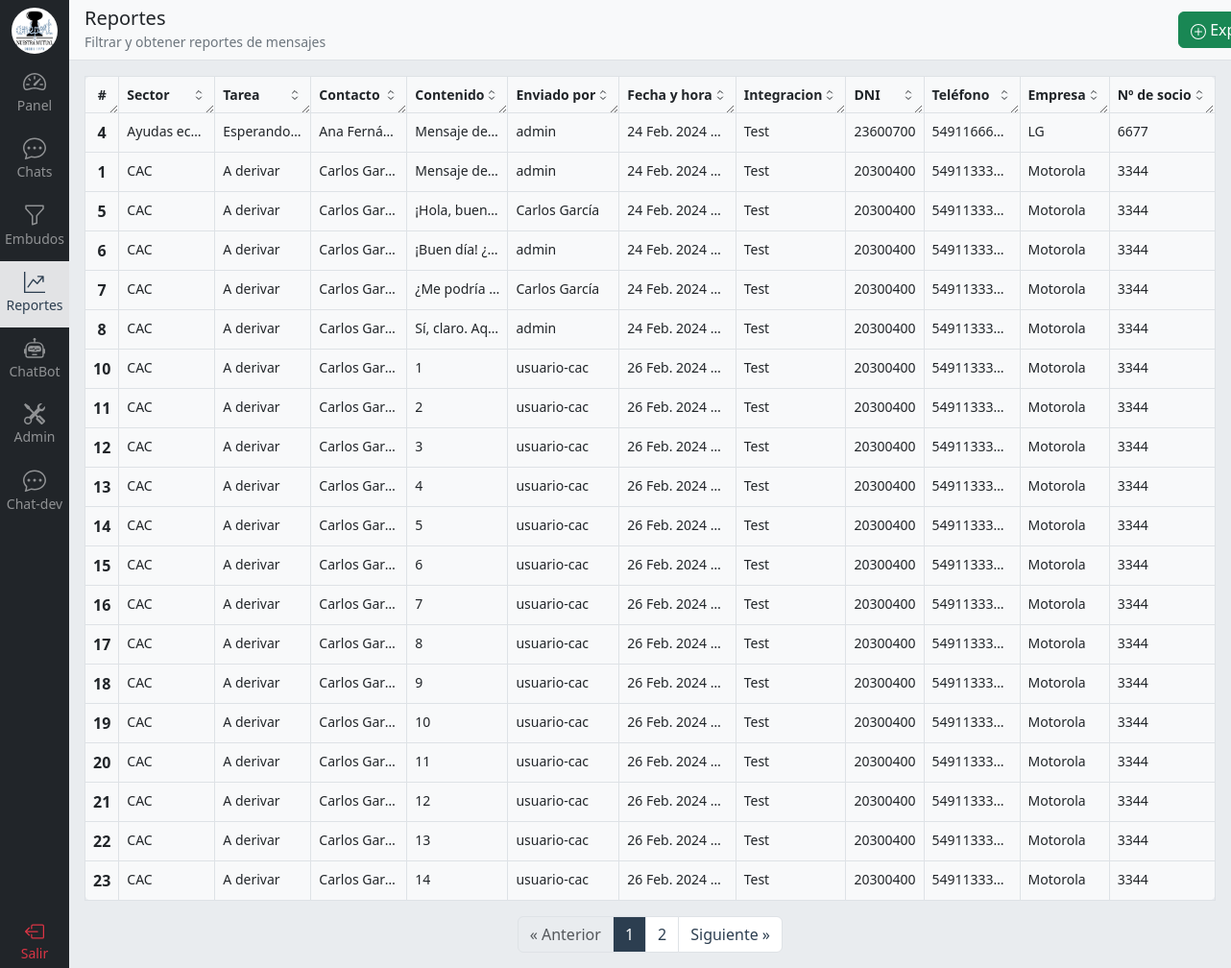
Page /reportes/?&ordenar=contacto on the earlier database version.
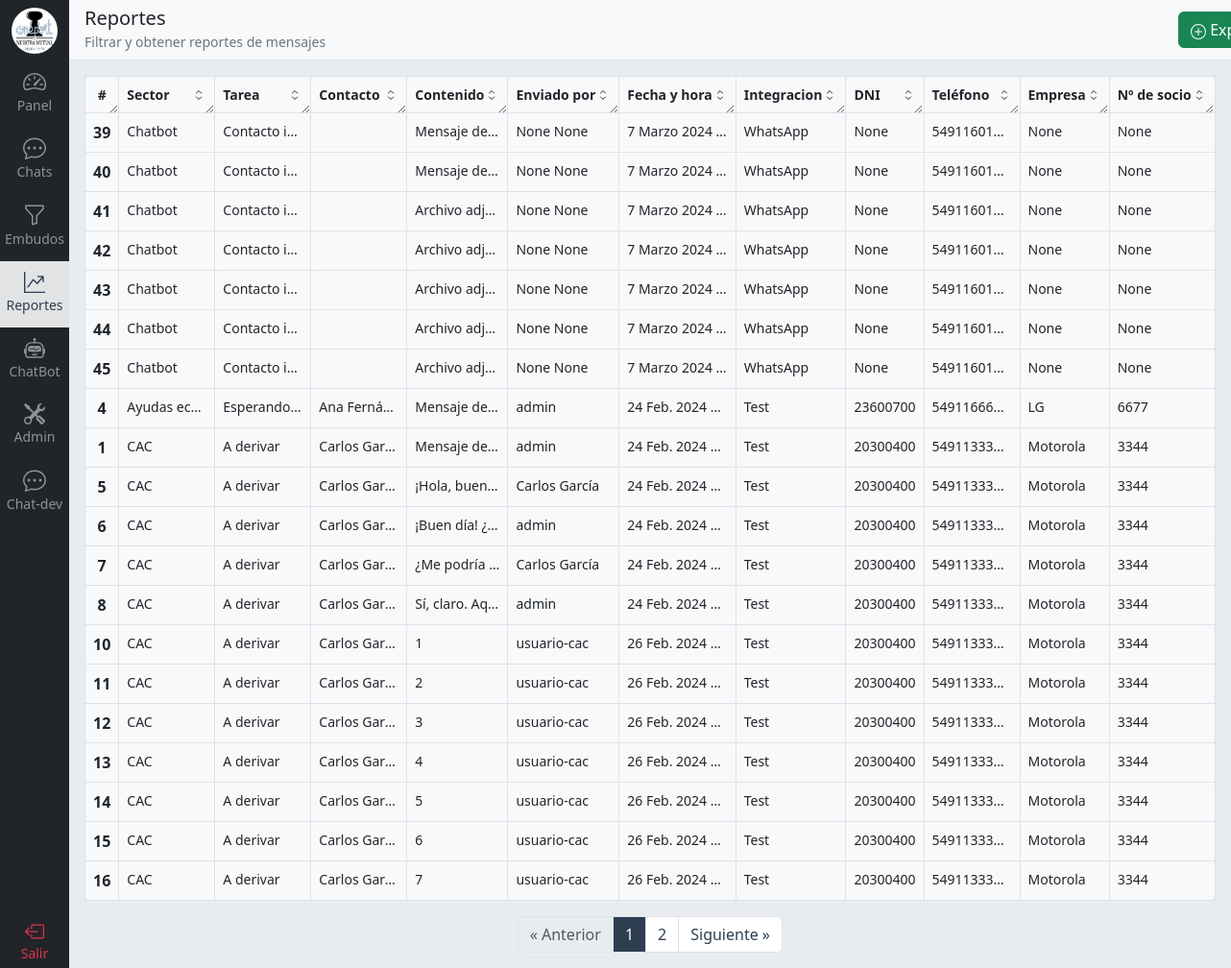
Same page on the later database version.
### chat/models.py (models this page shows, shortened)
class Mensaje(models.Model):
    contacto_integracion = models.ForeignKey(ContactoIntegracion, related_name='mensajes', on_delete=models.CASCADE)
    usuario = models.ForeignKey(Usuario, related_name='mensajes', on_delete=models.CASCADE, blank=True, null=True)
    contenido = models.TextField()
    id_integracion = models.CharField(max_length=36, null=True, blank=True)  # ID del mensaje de la integración para citarlo
    mensaje_citado = models.ForeignKey('self', related_name='mensajes_citados', on_delete=models.CASCADE, blank=True, null=True)
    recibido = models.DateTimeField(null=True)  # Verificar con la API
    leido = models.DateTimeField(null=True)  # Verificar con la API
    fecha_hora = models.DateTimeField(auto_now_add=True)
    class Meta:
        ordering = ('fecha_hora',)
        verbose_name_plural = 'Mensajes'

class ContactoIntegracion(models.Model):
    contacto = models.ForeignKey(Contacto, related_name='contacto_integraciones', on_delete=models.CASCADE)
    integracion = models.ForeignKey(Integracion, on_delete=models.CASCADE)
    class Meta:
        verbose_name_plural = 'Contactos integraciones'

class ContactoTarea(models.Model):
    contacto_integracion = models.ForeignKey(ContactoIntegracion, related_name='contacto_tareas', on_delete=models.CASCADE)
    sector_tarea = models.ForeignKey(SectorTarea, on_delete=models.CASCADE)
    usuario = models.ForeignKey(Usuario, on_delete=models.CASCADE, null=True)
    fecha_hora = models.DateTimeField(auto_now_add=True)
    class Meta:
        verbose_name_plural = 'Contactos tareas'

class SectorTarea(models.Model):
    sector = models.ForeignKey(Sector, on_delete=models.CASCADE)
    nombre = models.CharField(max_length=100)
    activo = models.BooleanField(default=True)  # Para que no se pierda las asignadas a un mensaje anterior si sacan una tarea
    orden = models.PositiveIntegerField(null=True, blank=True)
    class Meta:
        verbose_name_plural = 'Sectores tareas'

class Sector(models.Model):
    nombre = models.CharField(max_length=100)
    def __str__(self):
        return self.nombre
    class Meta:
        verbose_name_plural = 'Sectores'

class Contacto(models.Model):
    nombre = models.CharField(max_length=100, null=True)
    apellido = models.CharField(max_length=100, null=True)
    dni = models.CharField(max_length=11, null=True)
    telefono = models.CharField(max_length=30)
    email = models.EmailField(max_length=60, null=True)
    empresa = models.CharField(max_length=100, null=True)
    nro_socio = models.PositiveIntegerField(null=True)

class Integracion(models.Model):
    nombre = models.CharField(max_length=100)
    activo = models.BooleanField()
    class Meta:
        verbose_name_plural = 'Integraciones'

### usuario/models.py (models this page shows, shortened)
class Usuario(AbstractUser):
    perfil = models.ForeignKey(Perfil, related_name="usuarios", on_delete=models.SET_NULL, null=True, blank=True)
    class Meta:
        verbose_name_plural = 'Usuarios'
    def __str__(self):
        return self.username

### dashboard/views.py (the view)
# urls.py: path('reportes/', views.MensajesListView.as_view(), name='reportes'),
class MensajesListView(ListView):
    model = Mensaje
    paginate_by = 20
    template_name = 'dashboard/reportes.html'
    def get_queryset(self):
        queryset = super().get_queryset()
        return get_queryset_mensajes(self.request, queryset)
    def get_context_data(self, **kwargs):
        context = super().get_context_data(**kwargs)
        sectores_id = self.request.GET.getlist('sector')
        tareas_id = self.request.GET.getlist('tarea')
        usuarios_id = self.request.GET.getlist('usuario')
        desde = self.request.GET.get('desde')
        hasta = self.request.GET.get('hasta')
        ordenar = self.request.GET.get('ordenar')
        if sectores_id:
            context['filtro_sectores'] = sectores_id
        if tareas_id:
            context['filtro_tareas'] = tareas_id
        if usuarios_id:
            context['filtro_usuarios'] = usuarios_id
        if desde:
            context['filtro_desde'] = desde
        if hasta:
            context['filtro_hasta'] = hasta
        if ordenar:
            context['filtro_ordenar'] = ordenar
        query_params = self.request.GET.dict()
        if 'ordenar' in query_params:
            del query_params['ordenar']
        context.update({
            'sectores': Sector.objects.all(),
            'tareas': SectorTarea.objects.all(),
            'usuarios': Usuario.objects.all(),
            'query_params': '&'.join([f'{key}={value}' for key, value in query_params.items()])
        })
        return context

### templates/dashboard/reportes.html (shortened to what the changed rows need)
{% extends 'base.html' %}
{% load static %}
{% load humanize %}
{% block content %}
{% include 'navbar.html' %}
<div class="d-flex flex-column justify-content-between w-100 scroll-white position-relative">
  <div class="d-flex flex-row gap-4 bg-body-secondary p-3 h-100 overflow-y-scroll">
    <div class="flex-grow-1">
      <table id="myTable" class="table table-bordered bg-light rounded-3">
        <thead>
          <tr class="">
            <th class="text-center" scope="col" style="width: 50px;">#</th>
            <th scope="col">
              <a href="?{{ query_params }}&{% if filtro_ordenar != 'sector' %}ordenar=sector{% else %}ordenar=-sector{% endif %}" class="text-decoration-none text-dark d-flex justify-content-between align-items-center">
                Sector
                <svg xmlns="http://www.w3.org/2000/svg" width="16" height="16" fill="none" viewBox="0 0 24 24" stroke-width="1.5" stroke="currentColor">
                  <path stroke-linecap="round" stroke-linejoin="round" d="M8.25 15L12 18.75 15.75 15m-7.5-6L12 5.25 15.75 9" />
                </svg>
              </a>
            </th>
            <th scope="col">
              <a href="?{{ query_params }}&{% if filtro_ordenar != 'tarea' %}ordenar=tarea{% else %}ordenar=-tarea{% endif %}" class="text-decoration-none text-dark d-flex justify-content-between align-items-center">
                Tarea
                <svg xmlns="http://www.w3.org/2000/svg" width="16" height="16" fill="none" viewBox="0 0 24 24" stroke-width="1.5" stroke="currentColor">
                  <path stroke-linecap="round" stroke-linejoin="round" d="M8.25 15L12 18.75 15.75 15m-7.5-6L12 5.25 15.75 9" />
                </svg>
              </a>
            </th>
            <th scope="col">
              <a href="?{{ query_params }}&{% if filtro_ordenar != 'contacto' %}ordenar=contacto{% else %}ordenar=-contacto{% endif %}" class="text-decoration-none text-dark d-flex justify-content-between align-items-center">
                Contacto
                <svg xmlns="http://www.w3.org/2000/svg" width="16" height="16" fill="none" viewBox="0 0 24 24" stroke-width="1.5" stroke="currentColor">
                  <path stroke-linecap="round" stroke-linejoin="round" d="M8.25 15L12 18.75 15.75 15m-7.5-6L12 5.25 15.75 9" />
                </svg>
              </a>
            </th>
            <th scope="col">
              <a href="?{{ query_params }}&{% if filtro_ordenar != 'contenido' %}ordenar=contenido{% else %}ordenar=-contenido{% endif %}" class="text-decoration-none text-dark d-flex justify-content-between align-items-center">
                Contenido
                <svg xmlns="http://www.w3.org/2000/svg" width="16" height="16" fill="none" viewBox="0 0 24 24" stroke-width="1.5" stroke="currentColor">
                  <path stroke-linecap="round" stroke-linejoin="round" d="M8.25 15L12 18.75 15.75 15m-7.5-6L12 5.25 15.75 9" />
                </svg>
              </a>
            </th>
            <th scope="col">
              <a href="?{{ query_params }}&{% if filtro_ordenar != 'usuario' %}ordenar=usuario{% else %}ordenar=-usuario{% endif %}" class="text-decoration-none text-dark d-flex justify-content-between align-items-center">
                Enviado por
                <svg xmlns="http://www.w3.org/2000/svg" width="16" height="16" fill="none" viewBox="0 0 24 24" stroke-width="1.5" stroke="currentColor">
                  <path stroke-linecap="round" stroke-linejoin="round" d="M8.25 15L12 18.75 15.75 15m-7.5-6L12 5.25 15.75 9" />
                </svg>
              </a>
            </th>
            <th scope="col">
              <a href="?{{ query_params }}&{% if filtro_ordenar != 'fecha_hora' %}ordenar=fecha_hora{% else %}ordenar=-fecha_hora{% endif %}" class="text-decoration-none text-dark d-flex justify-content-between align-items-center">
                Fecha y hora
                <svg xmlns="http://www.w3.org/2000/svg" width="16" height="16" fill="none" viewBox="0 0 24 24" stroke-width="1.5" stroke="currentColor">
                  <path stroke-linecap="round" stroke-linejoin="round" d="M8.25 15L12 18.75 15.75 15m-7.5-6L12 5.25 15.75 9" />
                </svg>
              </a>
            </th>
            <th scope="col">
              <a href="?{{ query_params }}&{% if filtro_ordenar != 'integracion' %}ordenar=integracion{% else %}ordenar=-integracion{% endif %}" class="text-decoration-none text-dark d-flex justify-content-between align-items-center">
                Integracion
                <svg xmlns="http://www.w3.org/2000/svg" width="16" height="16" fill="none" viewBox="0 0 24 24" stroke-width="1.5" stroke="currentColor">
                  <path stroke-linecap="round" stroke-linejoin="round" d="M8.25 15L12 18.75 15.75 15m-7.5-6L12 5.25 15.75 9" />
                </svg>
              </a>
            </th>
            <th scope="col">
              <a href="?{{ query_params }}&{% if filtro_ordenar != 'dni' %}ordenar=dni{% else %}ordenar=-dni{% endif %}" class="text-decoration-none text-dark d-flex justify-content-between align-items-center">
                DNI
                <svg xmlns="http://www.w3.org/2000/svg" width="16" height="16" fill="none" viewBox="0 0 24 24" stroke-width="1.5" stroke="currentColor">
                  <path stroke-linecap="round" stroke-linejoin="round" d="M8.25 15L12 18.75 15.75 15m-7.5-6L12 5.25 15.75 9" />
                </svg>
              </a>
            </th>
            <th scope="col">
              <a href="?{{ query_params }}&{% if filtro_ordenar != 'telefono' %}ordenar=telefono{% else %}ordenar=-telefono{% endif %}" class="text-decoration-none text-dark d-flex justify-content-between align-items-center">
                Teléfono
                <svg xmlns="http://www.w3.org/2000/svg" width="16" height="16" fill="none" viewBox="0 0 24 24" stroke-width="1.5" stroke="currentColor">
                  <path stroke-linecap="round" stroke-linejoin="round" d="M8.25 15L12 18.75 15.75 15m-7.5-6L12 5.25 15.75 9" />
                </svg>
              </a>
            </th>
            <th scope="col">
              <a href="?{{ query_params }}&{% if filtro_ordenar != 'empresa' %}ordenar=empresa{% else %}ordenar=-empresa{% endif %}" class="text-decoration-none text-dark d-flex justify-content-between align-items-center">
                Empresa
                <svg xmlns="http://www.w3.org/2000/svg" width="16" height="16" fill="none" viewBox="0 0 24 24" stroke-width="1.5" stroke="currentColor">
                  <path stroke-linecap="round" stroke-linejoin="round" d="M8.25 15L12 18.75 15.75 15m-7.5-6L12 5.25 15.75 9" />
                </svg>
              </a>
            </th>
            <th scope="col">
              <a href="?{{ query_params }}&{% if filtro_ordenar != 'nro_socio' %}ordenar=nro_socio{% else %}ordenar=-nro_socio{% endif %}" class="text-decoration-none text-dark d-flex justify-content-between align-items-center">
                Nº de socio
                <svg xmlns="http://www.w3.org/2000/svg" width="16" height="16" fill="none" viewBox="0 0 24 24" stroke-width="1.5" stroke="currentColor">
                  <path stroke-linecap="round" stroke-linejoin="round" d="M8.25 15L12 18.75 15.75 15m-7.5-6L12 5.25 15.75 9" />
                </svg>
              </a>
            </th>
          </tr>
        </thead>
        <tbody>
          {% for object in object_list %}
          <tr class="tr-linea" data-href="{% url 'contacto:chat' object.contacto_integracion.contacto.pk %}">
            <th class="text-center" scope="row">{{ object.id }}</th>
            <td>{{ object.contacto_integracion.contacto_tareas.first.sector_tarea.sector }}</td>
            <td>{{ object.contacto_integracion.contacto_tareas.first.sector_tarea.nombre }}</td>
            <td>{{ object.contacto_integracion.contacto.nombre|add:" "|add:object.contacto_integracion.contacto.apellido }}</td>
            <td contenteditable="true">{{ object.contenido }}</td>
            {% if object.usuario %}
              <td>{{ object.usuario }}</td>
            {% else %}
              <td>{{ object.contacto_integracion.contacto.nombre }} {{ object.contacto_integracion.contacto.apellido }}</td>
            {% endif %}
            <td>{{ object.fecha_hora }}</td>
            <td>{{ object.contacto_integracion.integracion.nombre }}</td>
            <td>{{ object.contacto_integracion.contacto.dni }}</td>
            <td>{{ object.contacto_integracion.contacto.telefono }}</td>
            <td>{{ object.contacto_integracion.contacto.empresa }}</td>
            <td>{{ object.contacto_integracion.contacto.nro_socio }}</td>
          </tr>
          {% endfor %}
        </tbody>
      </table>
    </div>
  </div>
</div>
{% endblock %}

Differences in the rows shown:
no longer on this page (row unchanged): Mensaje: id "17", contacto_integracion.contacto_tareas.first.sector_tarea.sector "CAC", contacto_integracion.contacto_tareas.first.sector_tarea.nombre "A derivar", contacto_integracion.contacto.nombre|add "Carlos Gar…", contenido "8", usuario "usuario-cac", fecha_hora "26 Feb. 2024…", contacto_integracion.integracion.nombre "Test", contacto_integracion.contacto.dni "20300400", contacto_integracion.contacto.telefono "549113333…", contacto_integracion.contacto.empresa "Motorola", contacto_integracion.contacto.nro_socio "3344"
no longer on this page (row unchanged): Mensaje: id "18", contacto_integracion.contacto_tareas.first.sector_tarea.sector "CAC", contacto_integracion.contacto_tareas.first.sector_tarea.nombre "A derivar", contacto_integracion.contacto.nombre|add "Carlos Gar…", contenido "9", usuario "usuario-cac", fecha_hora "26 Feb. 2024…", contacto_integracion.integracion.nombre "Test", contacto_integracion.contacto.dni "20300400", contacto_integracion.contacto.telefono "549113333…", contacto_integracion.contacto.empresa "Motorola", contacto_integracion.contacto.nro_socio "3344"
no longer on this page (row unchanged): Mensaje: id "19", contacto_integracion.contacto_tareas.first.sector_tarea.sector "CAC", contacto_integracion.contacto_tareas.first.sector_tarea.nombre "A derivar", contacto_integracion.contacto.nombre|add "Carlos Gar…", contenido "10", usuario "usuario-cac", fecha_hora "26 Feb. 2024…", contacto_integracion.integracion.nombre "Test", contacto_integracion.contacto.dni "20300400", contacto_integracion.contacto.telefono "549113333…", contacto_integracion.contacto.empresa "Motorola", contacto_integracion.contacto.nro_socio "3344"
no longer on this page (row unchanged): Mensaje: id "20", contacto_integracion.contacto_tareas.first.sector_tarea.sector "CAC", contacto_integracion.contacto_tareas.first.sector_tarea.nombre "A derivar", contacto_integracion.contacto.nombre|add "Carlos Gar…", contenido "11", usuario "usuario-cac", fecha_hora "26 Feb. 2024…", contacto_integracion.integracion.nombre "Test", contacto_integracion.contacto.dni "20300400", contacto_integracion.contacto.telefono "549113333…", contacto_integracion.contacto.empresa "Motorola", contacto_integracion.contacto.nro_socio "3344"
no longer on this page (row unchanged): Mensaje: id "21", contacto_integracion.contacto_tareas.first.sector_tarea.sector "CAC", contacto_integracion.contacto_tareas.first.sector_tarea.nombre "A derivar", contacto_integracion.contacto.nombre|add "Carlos Gar…", contenido "12", usuario "usuario-cac", fecha_hora "26 Feb. 2024…", contacto_integracion.integracion.nombre "Test", contacto_integracion.contacto.dni "20300400", contacto_integracion.contacto.telefono "549113333…", contacto_integracion.contacto.empresa "Motorola", contacto_integracion.contacto.nro_socio "3344"
no longer on this page (row unchanged): Mensaje: id "22", contacto_integracion.contacto_tareas.first.sector_tarea.sector "CAC", contacto_integracion.contacto_tareas.first.sector_tarea.nombre "A derivar", contacto_integracion.contacto.nombre|add "Carlos Gar…", contenido "13", usuario "usuario-cac", fecha_hora "26 Feb. 2024…", contacto_integracion.integracion.nombre "Test", contacto_integracion.contacto.dni "20300400", contacto_integracion.contacto.telefono "549113333…", contacto_integracion.contacto.empresa "Motorola", contacto_integracion.contacto.nro_socio "3344"
no longer on this page (row unchanged): Mensaje: id "23", contacto_integracion.contacto_tareas.first.sector_tarea.sector "CAC", contacto_integracion.contacto_tareas.first.sector_tarea.nombre "A derivar", contacto_integracion.contacto.nombre|add "Carlos Gar…", contenido "14", usuario "usuario-cac", fecha_hora "26 Feb. 2024…", contacto_integracion.integracion.nombre "Test", contacto_integracion.contacto.dni "20300400", contacto_integracion.contacto.telefono "549113333…", contacto_integracion.contacto.empresa "Motorola", contacto_integracion.contacto.nro_socio "3344"
added Mensaje: id "39", contacto_integracion.contacto_tareas.first.sector_tarea.sector "Chatbot", contacto_integracion.contacto_tareas.first.sector_tarea.nombre "Contacto i…", contenido "Mensaje de…", contacto_integracion.contacto.nombre "None", contacto_integracion.contacto.apellido "None", fecha_hora "7 Marzo 2024…", contacto_integracion.integracion.nombre "WhatsApp", contacto_integracion.contacto.dni "None", contacto_integracion.contacto.telefono "549116013…", contacto_integracion.contacto.empresa "None", contacto_integracion.contacto.nro_socio "None"
added Mensaje: id "40", contacto_integracion.contacto_tareas.first.sector_tarea.sector "Chatbot", contacto_integracion.contacto_tareas.first.sector_tarea.nombre "Contacto i…", contenido "Mensaje de…", contacto_integracion.contacto.nombre "None", contacto_integracion.contacto.apellido "None", fecha_hora "7 Marzo 2024…", contacto_integracion.integracion.nombre "WhatsApp", contacto_integracion.contacto.dni "None", contacto_integracion.contacto.telefono "549116013…", contacto_integracion.contacto.empresa "None", contacto_integracion.contacto.nro_socio "None"
added Mensaje: id "41", contacto_integracion.contacto_tareas.first.sector_tarea.sector "Chatbot", contacto_integracion.contacto_tareas.first.sector_tarea.nombre "Contacto i…", contenido "Archivo adj…", contacto_integracion.contacto.nombre "None", contacto_integracion.contacto.apellido "None", fecha_hora "7 Marzo 2024…", contacto_integracion.integracion.nombre "WhatsApp", contacto_integracion.contacto.dni "None", contacto_integracion.contacto.telefono "549116013…", contacto_integracion.contacto.empresa "None", contacto_integracion.contacto.nro_socio "None"
added Mensaje: id "42", contacto_integracion.contacto_tareas.first.sector_tarea.sector "Chatbot", contacto_integracion.contacto_tareas.first.sector_tarea.nombre "Contacto i…", contenido "Archivo adj…", contacto_integracion.contacto.nombre "None", contacto_integracion.contacto.apellido "None", fecha_hora "7 Marzo 2024…", contacto_integracion.integracion.nombre "WhatsApp", contacto_integracion.contacto.dni "None", contacto_integracion.contacto.telefono "549116013…", contacto_integracion.contacto.empresa "None", contacto_integracion.contacto.nro_socio "None"
added Mensaje: id "43", contacto_integracion.contacto_tareas.first.sector_tarea.sector "Chatbot", contacto_integracion.contacto_tareas.first.sector_tarea.nombre "Contacto i…", contenido "Archivo adj…", contacto_integracion.contacto.nombre "None", contacto_integracion.contacto.apellido "None", fecha_hora "7 Marzo 2024…", contacto_integracion.integracion.nombre "WhatsApp", contacto_integracion.contacto.dni "None", contacto_integracion.contacto.telefono "549116013…", contacto_integracion.contacto.empresa "None", contacto_integracion.contacto.nro_socio "None"
added Mensaje: id "44", contacto_integracion.contacto_tareas.first.sector_tarea.sector "Chatbot", contacto_integracion.contacto_tareas.first.sector_tarea.nombre "Contacto i…", contenido "Archivo adj…", contacto_integracion.contacto.nombre "None", contacto_integracion.contacto.apellido "None", fecha_hora "7 Marzo 2024…", contacto_integracion.integracion.nombre "WhatsApp", contacto_integracion.contacto.dni "None", contacto_integracion.contacto.telefono "549116013…", contacto_integracion.contacto.empresa "None", contacto_integracion.contacto.nro_socio "None"
added Mensaje: id "45", contacto_integracion.contacto_tareas.first.sector_tarea.sector "Chatbot", contacto_integracion.contacto_tareas.first.sector_tarea.nombre "Contacto i…", contenido "Archivo adj…", contacto_integracion.contacto.nombre "None", contacto_integracion.contacto.apellido "None", fecha_hora "7 Marzo 2024…", contacto_integracion.integracion.nombre "WhatsApp", contacto_integracion.contacto.dni "None", contacto_integracion.contacto.telefono "549116013…", contacto_integracion.contacto.empresa "None", contacto_integracion.contacto.nro_socio "None"
